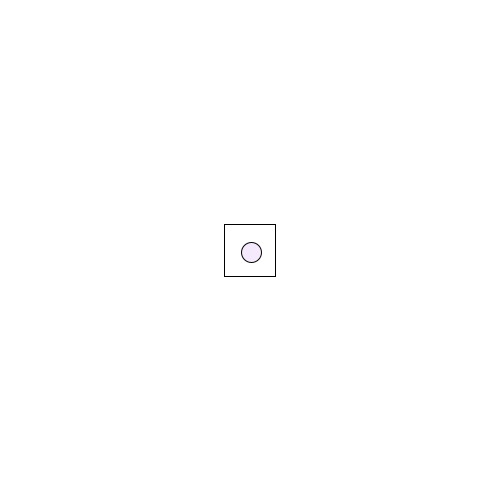
Frame 1 (no input)
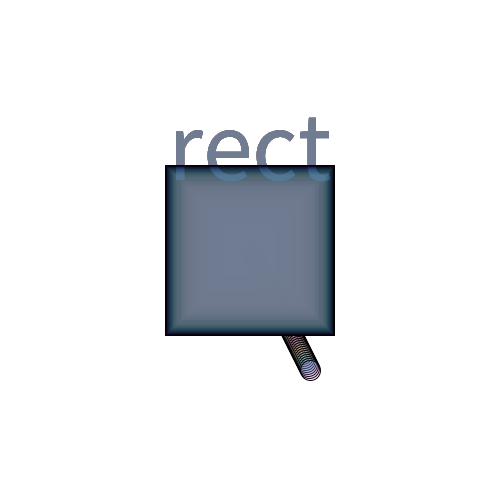
Frame 60 (the mouse pressed at the canvas centre just before this capture)
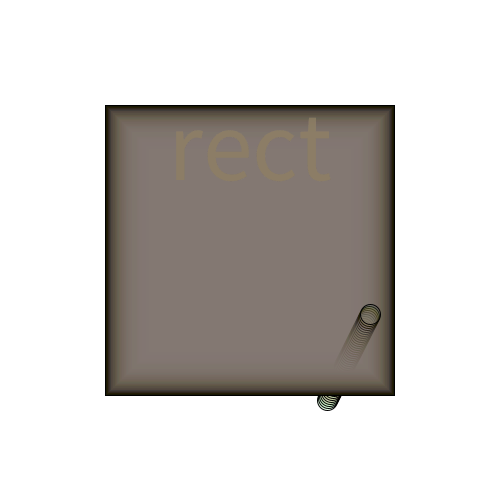
Frame 120 (the mouse held since frame 60 and released just before this capture)

The Processing sketch that drew these frames (run headless with seeded random() and noise(); from frame 60 on, the mouse is pressed at the canvas centre):

// Processing sketch: processing_167446
// ── processing_167446.pde


BoundBall b1;

float rectSize = 50; 
int i = 1;


void setup(){
  size(500, 500);
  background(255);
  rectMode(CENTER);
  b1 = new BoundBall(width/2, height/2, 20, 1, 2);
}

void draw(){
  textAlign(CENTER);
  textSize(100);
  text("rect", 250, 180);
  rect(width/2, height/2, rectSize += i, rectSize += i);
  if(rectSize >= 480 || rectSize <= 0){
    i *= -1;
    stroke(random(255), random(255), random(255));
  }
  
  b1.ball();
  b1.checkEdges();

}
    
class BoundBall{
  
  float bX, bY;
  float bRad;
  float bXspeed, bYspeed;
  float xdirection = 1;
  float ydirection = 1;
  
  BoundBall(float x, float y, float rad, float xspeed, float yspeed){
    bX = x;
    bY = y;
    bRad = rad;
    bXspeed = xspeed;
    bYspeed = yspeed;
  }
  
  void ball(){
    
    bX += bXspeed * xdirection;
    bY += bYspeed * ydirection;
    fill(random(255), random(255), random(255), 30);
    ellipse(bX, bY, bRad, bRad);
    
  }
  
  void checkEdges(){
    if(bX > 400 || bX < 100){
      background(255);
      xdirection *= -1;
    }
    if(bY > 400 || bY < 100){
      background(255);
      ydirection *= -1;
    }
  }
}
      
    
    
    
    
    
